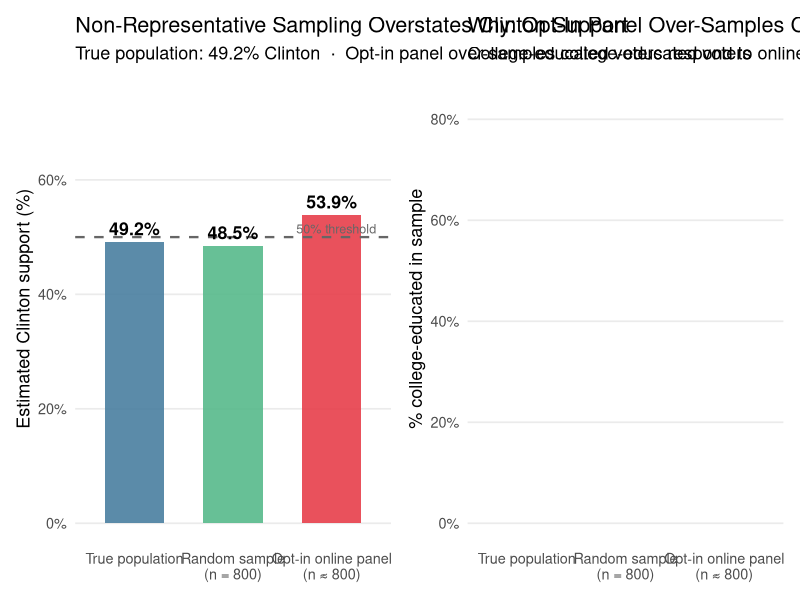
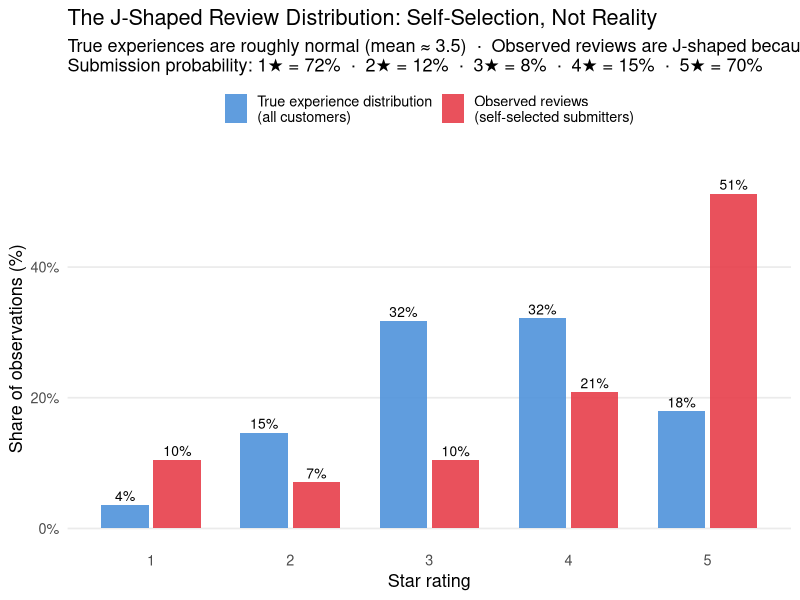
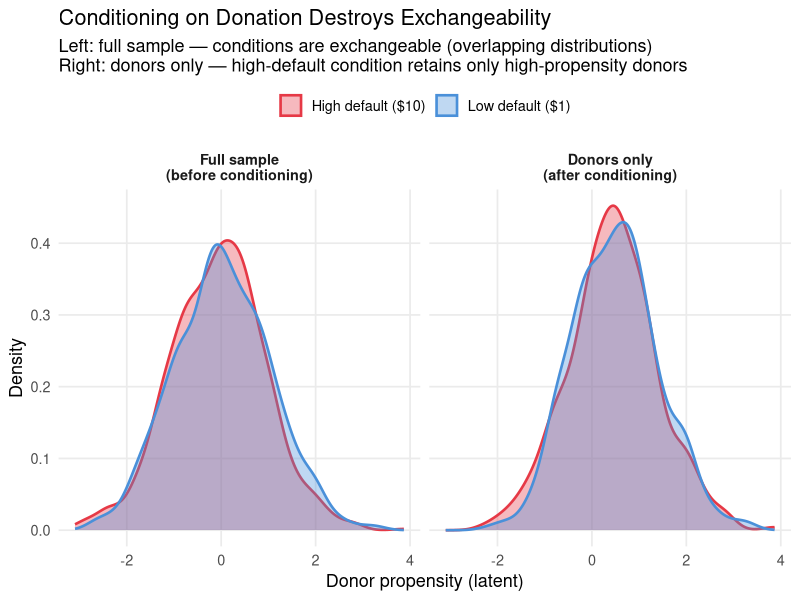
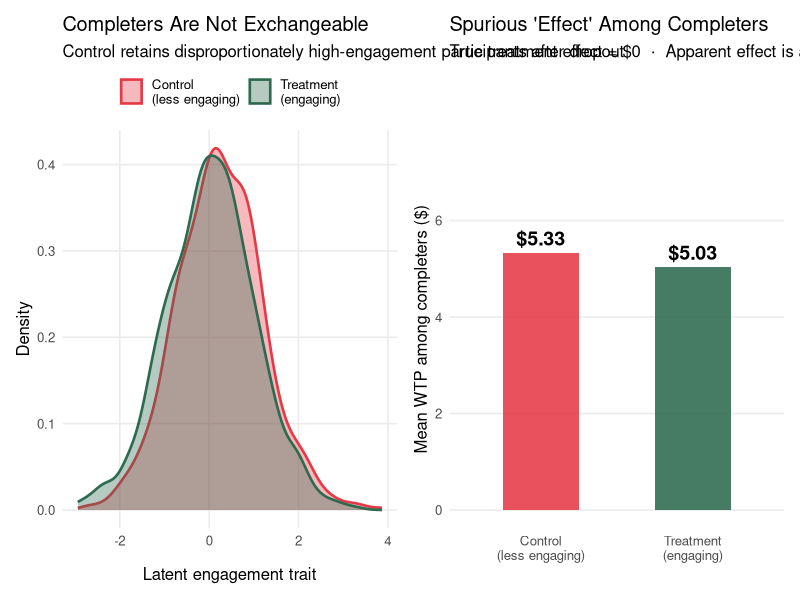

The R source for these figures, in order: (Note: this script raises an error after producing the figures.)
## ---- chunk 1
knitr::opts_chunk$set(
  echo    = TRUE,
  fig.width  = 9,
  fig.height = 5,
  fig.path   = "figs/",
  dev        = "svg"
)
dir.create("figs", recursive = TRUE, showWarnings = FALSE)
## ---- chunk 2
#| code-summary: "▶ Load required packages"
library(tidyverse)
library(ggplot2)
library(knitr)
library(scales)
library(patchwork)
set.seed(2025)
## ---- chunk 3
#| code-summary: "▶ Simulate: biased opt-in sample vs. random sample for election polling"

set.seed(2025)
N_pop <- 10000

# True population: 51% Trump, 49% Clinton
# College-educated: 35% of population; 65% Clinton-leaning among college-educated
# Non-college: 65% of population; 40% Clinton-leaning

pop <- tibble(
  college    = rbinom(N_pop, 1, 0.35),
  clinton    = ifelse(college == 1,
                      rbinom(N_pop, 1, 0.65),
                      rbinom(N_pop, 1, 0.40))
)
true_clinton <- mean(pop$clinton)

# Random sample: 800 participants drawn at random
rand_idx     <- sample(N_pop, 800)
rand_clinton <- mean(pop$clinton[rand_idx])

# Biased opt-in sample: college-educated 3× more likely to respond
response_prob <- ifelse(pop$college == 1, 0.15, 0.05)
responded     <- rbinom(N_pop, 1, response_prob) == 1
# Subsample to ~800 from those who responded
opt_in_idx    <- sample(which(responded), min(800, sum(responded)))
opt_clinton   <- mean(pop$clinton[opt_in_idx])

# College composition of each sample
college_pop     <- mean(pop$college)
college_rand    <- mean(pop$college[rand_idx])
college_opt     <- mean(pop$college[opt_in_idx])

results_df <- tibble(
  Sample      = factor(c("True population", "Random sample\n(n = 800)",
                          "Opt-in online panel\n(n ≈ 800)"),
                        levels = c("True population", "Random sample\n(n = 800)",
                                   "Opt-in online panel\n(n ≈ 800)")),
  Clinton_pct = c(true_clinton, rand_clinton, opt_clinton) * 100,
  College_pct = c(college_pop, college_rand, college_opt) * 100,
  Source      = c("truth", "random", "biased")
)

p_vote <- ggplot(results_df, aes(x = Sample, y = Clinton_pct, fill = Source)) +
  geom_col(width = 0.6, alpha = 0.88) +
  geom_hline(yintercept = 50, linetype = "dashed", color = "gray40", linewidth = 0.8) +
  geom_text(aes(label = sprintf("%.1f%%", Clinton_pct)),
            vjust = -0.5, size = 4.5, fontface = "bold") +
  annotate("text", x = 3.45, y = 51.5, label = "50% threshold",
           color = "gray40", size = 3.2, hjust = 1) +
  scale_fill_manual(values = c("truth" = "#457b9d", "random" = "#52b788",
                                "biased" = "#e63946"), guide = "none") +
  scale_y_continuous(limits = c(0, 75), labels = function(x) paste0(x, "%")) +
  labs(x = NULL, y = "Estimated Clinton support (%)",
       title = "Non-Representative Sampling Overstates Clinton Support",
       subtitle = paste0("True population: ", sprintf("%.1f", true_clinton * 100),
                         "% Clinton  \u00b7  ",
                         "Opt-in panel over-samples college-educated voters")) +
  theme_minimal(base_size = 13) +
  theme(panel.grid.minor = element_blank(), panel.grid.major.x = element_blank())

p_college <- ggplot(results_df, aes(x = Sample, y = College_pct, fill = Source)) +
  geom_col(width = 0.6, alpha = 0.88) +
  geom_text(aes(label = sprintf("%.1f%%\ncollege-educated", College_pct)),
            vjust = -0.4, size = 3.5, lineheight = 0.85) +
  scale_fill_manual(values = c("truth" = "#457b9d", "random" = "#52b788",
                                "biased" = "#e63946"), guide = "none") +
  scale_y_continuous(limits = c(0, 0.85), labels = percent_format(accuracy = 1)) +
  labs(x = NULL, y = "% college-educated in sample",
       title = "Why: Opt-In Panel Over-Samples College-Educated Respondents",
       subtitle = "College-educated voters respond to online surveys at ~3\u00d7 the rate of non-college voters") +
  theme_minimal(base_size = 13) +
  theme(panel.grid.minor = element_blank(), panel.grid.major.x = element_blank())

p_vote + p_college
## ---- chunk 4
#| code-summary: "▶ Simulate: J-shaped review distribution from normal true experiences"

set.seed(2025)
N_cust <- 50000

# True experience: roughly normal, clipped to 1–5
true_exp <- pmax(1, pmin(5, round(rnorm(N_cust, mean = 3.5, sd = 1.1))))

# Review submission probability by star rating
# Mirrors empirically observed patterns: high at extremes, low in middle
submit_prob <- c("1" = 0.72, "2" = 0.12, "3" = 0.08, "4" = 0.15, "5" = 0.70)
prob_vec    <- submit_prob[as.character(true_exp)]
submitted   <- rbinom(N_cust, 1, prob_vec) == 1
obs_exp     <- true_exp[submitted]

# Build plotting data
true_df <- tibble(stars = true_exp) |>
  count(stars) |>
  mutate(pct = n / sum(n), source = "True experience distribution\n(all customers)")

obs_df <- tibble(stars = obs_exp) |>
  count(stars) |>
  mutate(pct = n / sum(n), source = "Observed reviews\n(self-selected submitters)")

plot_df <- bind_rows(true_df, obs_df) |>
  mutate(source = factor(source,
    levels = c("True experience distribution\n(all customers)",
               "Observed reviews\n(self-selected submitters)")))

ggplot(plot_df, aes(x = factor(stars), y = pct, fill = source)) +
  geom_col(position = position_dodge(0.75), width = 0.68, alpha = 0.88) +
  geom_text(aes(label = sprintf("%.0f%%", pct * 100)),
            position = position_dodge(0.75), vjust = -0.4, size = 3.5) +
  scale_fill_manual(values = c(
    "True experience distribution\n(all customers)"  = "#4a90d9",
    "Observed reviews\n(self-selected submitters)"   = "#e63946"
  ), name = NULL) +
  scale_y_continuous(labels = percent_format(accuracy = 1), limits = c(0, 0.55)) +
  labs(x = "Star rating", y = "Share of observations (%)",
       title = "The J-Shaped Review Distribution: Self-Selection, Not Reality",
       subtitle = paste0(
         "True experiences are roughly normal (mean \u2248 3.5)  \u00b7  ",
         "Observed reviews are J-shaped because extreme raters disproportionately submit\n",
         "Submission probability: 1\u2605 = 72%  \u00b7  2\u2605 = 12%  \u00b7  ",
         "3\u2605 = 8%  \u00b7  4\u2605 = 15%  \u00b7  5\u2605 = 70%")) +
  theme_minimal(base_size = 13) +
  theme(panel.grid.minor = element_blank(), panel.grid.major.x = element_blank(),
        legend.position = "top")
## ---- chunk 5
#| code-summary: "▶ Simulate: two-stage donation experiment — exchangeable at stage 1, not at stage 2"

set.seed(2025)
N_don <- 2000

sim_don <- tibble(
  # True giving propensity: higher = more committed donor
  propensity    = rnorm(N_don, 0, 1),
  # Random assignment
  high_default  = rbinom(N_don, 1, 0.5),
  # Stage 1: probability of donating
  # High default raises threshold: only donate if propensity > 0.4 (vs. > -0.3 for low default)
  p_donate      = plogis(propensity * 1.2 - 0.4 * high_default),
  donated       = rbinom(N_don, 1, p_donate),
  # Stage 2: amount, conditional on donating
  # True effect of high default on amount = $1.50 (anchoring)
  # But high donors have higher baseline propensity in high-default condition
  amount_latent = 5 + 1.5 * high_default + 2.0 * propensity + rnorm(N_don, 0, 1.5),
  amount        = ifelse(donated == 1, pmax(0.5, amount_latent), NA_real_)
)

# ── Balance: full sample (before conditioning) ───────────────────────────────
balance_full <- sim_don |>
  group_by(high_default) |>
  summarise(
    n           = n(),
    mean_prop   = round(mean(propensity), 3),
    pct_donate  = round(mean(donated) * 100, 1),
    .groups     = "drop"
  ) |>
  mutate(Condition = ifelse(high_default == 1, "High default ($10)", "Low default ($1)")) |>
  dplyr::select(Condition, n, `Mean propensity` = mean_prop,
                `% who donate` = pct_donate)

# ── Balance: donors only (after conditioning) ────────────────────────────────
donors <- sim_don |> filter(donated == 1)

balance_donors <- donors |>
  group_by(high_default) |>
  summarise(
    n           = n(),
    mean_prop   = round(mean(propensity), 3),
    mean_amount = round(mean(amount, na.rm = TRUE), 2),
    .groups     = "drop"
  ) |>
  mutate(Condition = ifelse(high_default == 1, "High default ($10)", "Low default ($1)")) |>
  dplyr::select(Condition, n, `Mean propensity (among donors)` = mean_prop,
                `Mean donation amount ($)` = mean_amount)

# ── Plot: propensity distribution by condition, full vs. donors ──────────────
plot_data <- bind_rows(
  sim_don |> mutate(subset = "Full sample\n(before conditioning)"),
  donors  |> mutate(subset = "Donors only\n(after conditioning)")
) |>
  mutate(
    Condition = ifelse(high_default == 1, "High default ($10)", "Low default ($1)"),
    subset    = factor(subset,
                  levels = c("Full sample\n(before conditioning)",
                             "Donors only\n(after conditioning)"))
  )

ggplot(plot_data, aes(x = propensity, fill = Condition, color = Condition)) +
  geom_density(alpha = 0.35, linewidth = 0.9) +
  facet_wrap(~subset, nrow = 1) +
  scale_fill_manual(values  = c("High default ($10)" = "#e63946",
                                 "Low default ($1)"   = "#4a90d9"), name = NULL) +
  scale_color_manual(values = c("High default ($10)" = "#e63946",
                                 "Low default ($1)"   = "#4a90d9"), name = NULL) +
  labs(x = "Donor propensity (latent)", y = "Density",
       title = "Conditioning on Donation Destroys Exchangeability",
       subtitle = paste0(
         "Left: full sample — conditions are exchangeable (overlapping distributions)\n",
         "Right: donors only — high-default condition retains only high-propensity donors")) +
  theme_minimal(base_size = 13) +
  theme(panel.grid.minor = element_blank(), legend.position = "top",
        strip.text = element_text(face = "bold"))
## ---- chunk 6
#| code-summary: "▶ Tables: balance before and after conditioning"
kable(balance_full,
      caption = "Balance check: full sample (before conditioning on donation)")
kable(balance_donors,
      caption = "Balance check: donors only (after conditioning) — propensity is no longer balanced")
## ---- chunk 7
#| code-summary: "▶ Simulate: differential attrition creates spurious treatment effect"

set.seed(2025)
N_att <- 1200  # initial enrollment per condition

# Each participant has a latent engagement level
# Treatment condition (more interesting): dropout prob = 12%
# Control condition (more boring): dropout prob = 32%, but dropout is not random —
#   low-engagement participants are more likely to drop out
sim_att <- tibble(
  condition  = rep(c("Treatment\n(engaging)", "Control\n(less engaging)"), each = N_att),
  engagement = rnorm(N_att * 2, 0, 1),  # latent engagement trait
  # Dropout probability: baseline + larger effect of low engagement in control
  p_dropout  = plogis(
    ifelse(condition == "Treatment\n(engaging)",
           -2.0 + (-0.3) * engagement,   # 12% average dropout; weak engagement effect
           -0.8 + (-0.8) * engagement)   # 32% average dropout; strong engagement effect
  ),
  dropped    = rbinom(N_att * 2, 1, p_dropout) == 1,
  # Outcome: truly no treatment effect; but engagement drives Y
  Y          = 5 + 0 * (condition == "Treatment\n(engaging)") + 1.5 * engagement + rnorm(N_att * 2)
)

completers <- sim_att |> filter(!dropped)

# Summary stats
att_summary <- sim_att |>
  group_by(condition) |>
  summarise(
    enrolled   = n(),
    completed  = sum(!dropped),
    dropout_pct = round(mean(dropped) * 100, 1),
    .groups = "drop"
  )

comp_summary <- completers |>
  group_by(condition) |>
  summarise(
    mean_engagement = round(mean(engagement), 3),
    mean_Y          = round(mean(Y), 2),
    .groups = "drop"
  )

# ── Plot ──────────────────────────────────────────────────────────────────────
p_engage <- ggplot(completers, aes(x = engagement, fill = condition, color = condition)) +
  geom_density(alpha = 0.35, linewidth = 0.9) +
  scale_fill_manual(values  = c("Treatment\n(engaging)" = "#2d6a4f",
                                 "Control\n(less engaging)" = "#e63946"), name = NULL) +
  scale_color_manual(values = c("Treatment\n(engaging)" = "#2d6a4f",
                                 "Control\n(less engaging)" = "#e63946"), name = NULL) +
  labs(x = "Latent engagement trait", y = "Density",
       title = "Completers Are Not Exchangeable",
       subtitle = "Control retains disproportionately high-engagement participants after dropout") +
  theme_minimal(base_size = 12) +
  theme(panel.grid.minor = element_blank(), legend.position = "top")

p_outcome <- ggplot(comp_summary,
                    aes(x = condition, y = mean_Y, fill = condition)) +
  geom_col(width = 0.5, alpha = 0.88) +
  geom_text(aes(label = sprintf("$%.2f", mean_Y)), vjust = -0.5, size = 5, fontface = "bold") +
  scale_fill_manual(values = c("Treatment\n(engaging)" = "#2d6a4f",
                                "Control\n(less engaging)" = "#e63946"), guide = "none") +
  scale_y_continuous(limits = c(0, 7.5)) +
  labs(x = NULL, y = "Mean WTP among completers ($)",
       title = "Spurious 'Effect' Among Completers",
       subtitle = "True treatment effect = $0  \u00b7  Apparent effect is a composition artifact") +
  theme_minimal(base_size = 12) +
  theme(panel.grid.minor = element_blank(), panel.grid.major.x = element_blank())

p_engage + p_outcome
## ---- chunk 8
#| code-summary: "▶ Table: attrition rates and completer characteristics by condition"
kable(left_join(att_summary, comp_summary, by = "condition"),
      col.names = c("Condition", "Enrolled", "Completed", "Dropout %",
                    "Mean engagement\n(completers)", "Mean WTP\n(completers)"),
      caption = "Attrition summary: differential dropout creates non-exchangeable completer samples")
## ---- chunk 9
#| code-summary: "▶ Simulate: false-positive rate across 10 exclusion rules (null effect)"

set.seed(2025)
n_sims_ex <- 3000
N_excl    <- 200
alpha_ex  <- 0.05

# 10 exclusion rules indexed by their SD cutoff (or equivalent)
# Rules vary from lenient (keep almost all) to strict (remove many)
rule_labels <- c(
  "No exclusions",
  "\u00b13.0 SD",
  "\u00b12.5 SD",
  "\u00b12.0 SD",
  "Bottom 5% RT",
  "Bottom 10% RT",
  "Top/bottom 5%\nwinsorized",
  "Attention fail\n(\u22651 miss)",
  "Attention fail\n(\u22652 misses)",
  "Fastest 10%\n+ \u00b12.5 SD"
)

# For each simulation, generate null data, apply each rule, get p-value
sim_pvals <- replicate(n_sims_ex, {
  # True null: no treatment effect
  trt <- rep(0:1, each = N_excl / 2)
  Y   <- rnorm(N_excl)
  # Simulated nuisance variables used by exclusion rules
  rt       <- runif(N_excl, 0.5, 15)   # response time
  att      <- rbinom(N_excl, 3, 0.15)  # number of attention check fails

  # Compute per-rule p-values
  sapply(seq_along(rule_labels), function(k) {
    keep <- switch(k,
      "1"  = rep(TRUE, N_excl),
      "2"  = abs(scale(Y)) < 3.0,
      "3"  = abs(scale(Y)) < 2.5,
      "4"  = abs(scale(Y)) < 2.0,
      "5"  = rt > quantile(rt, 0.05),
      "6"  = rt > quantile(rt, 0.10),
      "7"  = { Y_w <- Y; Y_w[Y > quantile(Y,.95)] <- quantile(Y,.95)
               Y_w[Y < quantile(Y,.05)] <- quantile(Y,.05); rep(TRUE, N_excl) },
      "8"  = att < 1,
      "9"  = att < 2,
      "10" = rt > quantile(rt, 0.10) & abs(scale(Y)) < 2.5
    )
    # For winsorizing (rule 7), Y is modified in place above — use winsorized Y
    Y_use <- if (k == 7) {
      Y_w <- Y; Y_w[Y > quantile(Y,.95)] <- quantile(Y,.95)
      Y_w[Y < quantile(Y,.05)] <- quantile(Y,.05); Y_w
    } else Y
    if (sum(keep) < 10) return(1)
    tryCatch(
      t.test(Y_use[keep & trt == 1], Y_use[keep & trt == 0])$p.value,
      error = function(e) 1
    )
  })
})  # sim_pvals is 10 × n_sims_ex

# False-positive rate per rule
fp_per_rule <- rowMeans(sim_pvals < alpha_ex)

# False-positive rate if researcher picks the most favorable rule
fp_best_rule <- mean(apply(sim_pvals, 2, min) < alpha_ex)

excl_df <- tibble(
  rule   = factor(rule_labels, levels = rule_labels),
  fp_rate = fp_per_rule
)

p_excl <- ggplot(excl_df, aes(x = rule, y = fp_rate, fill = fp_rate > alpha_ex)) +
  geom_col(width = 0.65, alpha = 0.88) +
  geom_hline(yintercept = alpha_ex, linetype = "dashed", color = "gray40", linewidth = 0.9) +
  annotate("text", x = 10.5, y = alpha_ex + 0.004,
           label = "Nominal \u03b1 = 5%", color = "gray40", size = 3.2, hjust = 1) +
  annotate("segment", x = 0.4, xend = 10.6,
           y = fp_best_rule, yend = fp_best_rule,
           color = "#e63946", linewidth = 1.1, linetype = "longdash") +
  annotate("text", x = 10.6, y = fp_best_rule + 0.005,
           label = sprintf("Best rule: %.0f%%\nfalse positives", fp_best_rule * 100),
           color = "#e63946", size = 3.2, hjust = 1, lineheight = 0.85) +
  geom_text(aes(label = sprintf("%.1f%%", fp_rate * 100)),
            vjust = -0.4, size = 3.5) +
  scale_fill_manual(values = c("FALSE" = "#4a90d9", "TRUE" = "#e63946"), guide = "none") +
  scale_y_continuous(labels = percent_format(accuracy = 1), limits = c(0, 0.22)) +
  labs(x = "Exclusion rule", y = "False-positive rate (true null effect)",
       title = "Each Rule Looks Reasonable; Choosing the Best One Inflates False Positives",
       subtitle = paste0(
         "N = ", N_excl, " per simulation  \u00b7  True treatment effect = 0  \u00b7  ",
         N_sims_ex, " replications\n",
         "Dashed = 5% nominal  \u00b7  Red line = false-positive rate if researcher picks most favorable rule")) +
  theme_minimal(base_size = 12) +
  theme(panel.grid.minor = element_blank(), panel.grid.major.x = element_blank(),
        axis.text.x = element_text(size = 9, lineheight = 0.85))

p_excl
